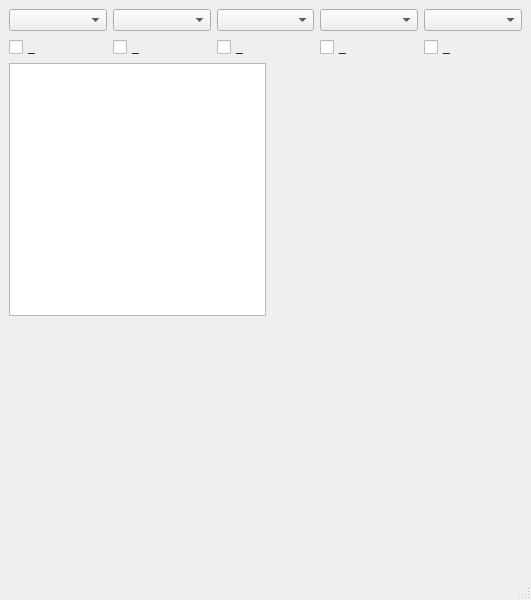
<?xml version="1.0" encoding="UTF-8"?>
<ui version="4.0">
 <class>MainWindow</class>
 <widget class="QMainWindow" name="MainWindow">
  <property name="geometry">
   <rect>
    <x>0</x>
    <y>0</y>
    <width>531</width>
    <height>600</height>
   </rect>
  </property>
  <property name="windowTitle">
   <string>Wordle Helper</string>
  </property>
  <widget class="QWidget" name="centralwidget">
   <layout class="QVBoxLayout" name="verticalLayout_2">
    <item>
     <layout class="QHBoxLayout" name="horizontalLayout_2">
      <item>
       <layout class="QVBoxLayout" name="verticalLayout">
        <item>
         <widget class="QComboBox" name="cbx_letter_01"/>
        </item>
        <item>
         <widget class="QCheckBox" name="btn_letter_01">
          <property name="text">
           <string>_</string>
          </property>
          <property name="tristate">
           <bool>true</bool>
          </property>
         </widget>
        </item>
       </layout>
      </item>
      <item>
       <layout class="QVBoxLayout" name="verticalLayout_3">
        <item>
         <widget class="QComboBox" name="cbx_letter_02"/>
        </item>
        <item>
         <widget class="QCheckBox" name="btn_letter_02">
          <property name="styleSheet">
           <string notr="true"/>
          </property>
          <property name="text">
           <string>_</string>
          </property>
          <property name="tristate">
           <bool>true</bool>
          </property>
         </widget>
        </item>
       </layout>
      </item>
      <item>
       <layout class="QVBoxLayout" name="verticalLayout_4">
        <item>
         <widget class="QComboBox" name="cbx_letter_03"/>
        </item>
        <item>
         <widget class="QCheckBox" name="btn_letter_03">
          <property name="text">
           <string>_</string>
          </property>
          <property name="tristate">
           <bool>true</bool>
          </property>
         </widget>
        </item>
       </layout>
      </item>
      <item>
       <layout class="QVBoxLayout" name="verticalLayout_5">
        <item>
         <widget class="QComboBox" name="cbx_letter_04"/>
        </item>
        <item>
         <widget class="QCheckBox" name="btn_letter_04">
          <property name="text">
           <string>_</string>
          </property>
          <property name="tristate">
           <bool>true</bool>
          </property>
         </widget>
        </item>
       </layout>
      </item>
      <item>
       <layout class="QVBoxLayout" name="verticalLayout_6">
        <item>
         <widget class="QComboBox" name="cbx_letter_05"/>
        </item>
        <item>
         <widget class="QCheckBox" name="btn_letter_05">
          <property name="text">
           <string>_</string>
          </property>
          <property name="tristate">
           <bool>true</bool>
          </property>
         </widget>
        </item>
       </layout>
      </item>
     </layout>
    </item>
    <item>
     <layout class="QHBoxLayout" name="horizontalLayout">
      <item>
       <widget class="QTextEdit" name="txt_Suggestions"/>
      </item>
      <item>
       <spacer name="horizontalSpacer">
        <property name="orientation">
         <enum>Qt::Horizontal</enum>
        </property>
        <property name="sizeHint" stdset="0">
         <size>
          <width>40</width>
          <height>20</height>
         </size>
        </property>
       </spacer>
      </item>
     </layout>
    </item>
    <item>
     <spacer name="verticalSpacer">
      <property name="orientation">
       <enum>Qt::Vertical</enum>
      </property>
      <property name="sizeHint" stdset="0">
       <size>
        <width>20</width>
        <height>40</height>
       </size>
      </property>
     </spacer>
    </item>
   </layout>
  </widget>
  <widget class="QMenuBar" name="menubar">
   <property name="geometry">
    <rect>
     <x>0</x>
     <y>0</y>
     <width>531</width>
     <height>21</height>
    </rect>
   </property>
  </widget>
  <widget class="QStatusBar" name="statusbar"/>
 </widget>
 <resources/>
 <connections/>
</ui>
